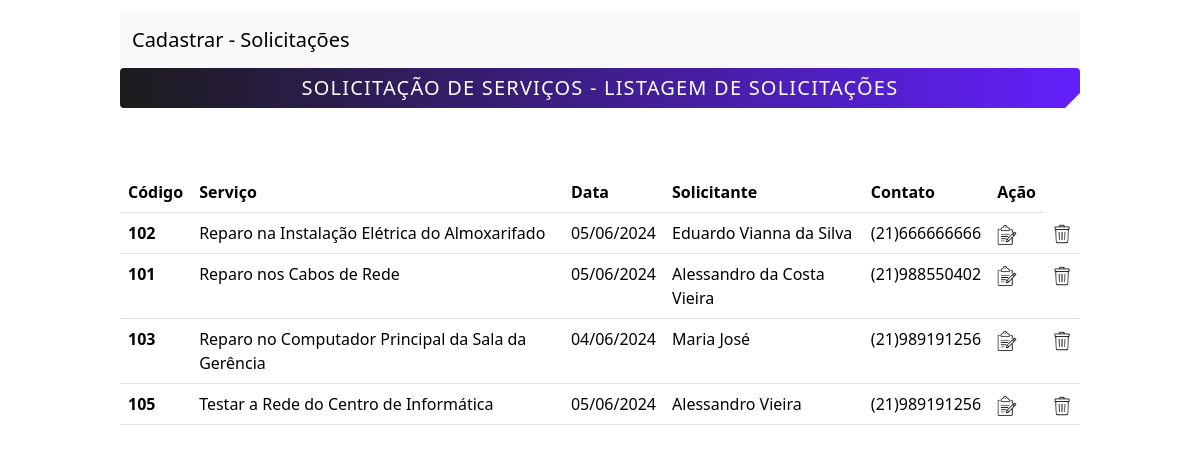
The page / on the database its author committed.
### servicos/models.py (models this page shows, shortened)
class Servico(models.Model):
    codigo = models.CharField(max_length=10)
    descricao = models.CharField(max_length=100)
    data = models.CharField(max_length=10)
    solicitante = models.CharField(max_length=50)
    contato = models.CharField(max_length=13)

### servicos/views.py (the view)
# urls.py: 2. Add a URL to urlpatterns:  path('', views.home, name='home')
def home(request):
    servicos = Servico.objects.all()
    return render(request, "index.html", {"servicos":servicos})

### servicos/templates/index.html (shortened to what this page needs)
{% load static %}
<!DOCTYPE html>
<html lang="pt-br">
<head>
    <link href="https://cdn.jsdelivr.net/npm/bootstrap@5.3.3/dist/css/bootstrap.min.css" rel="stylesheet">
</head>
<body style="width: 80%;margin-left: 10%;margin-top: 1%;">
    <nav  class="navbar navbar-expand-lg bg-body-tertiary">
        <div class="container-fluid">
          <a class="navbar-brand" href="cadastro.html">Cadastrar - Solicitações</a>
        </div>
      </nav>
    <figure class="text-center">
        <blockquote class="blockquote">
          <p>Solicitação de Serviços - Listagem de Solicitações</p>
        </blockquote>
      </figure>
      <br><br>
    <table class="table">
        <thead>
          <tr>
            <th scope="col">Código</th>
            <th scope="col">Serviço</th>
            <th scope="col">Data</th>
            <th scope="col">Solicitante</th>
            <th scope="col">Contato</th>
            <th style="text-align: center;" colspan scope="col">Ação</th>
          </tr>
        </thead>
        <tbody>
            {% for servico in servicos %}
                <tr>
                    <th scope="row">{{servico.codigo}}</th>
                    <td>{{servico.descricao}}</td>
                    <td>{{servico.data}}</td>
                    <td>{{servico.solicitante}}</td>
                    <td>{{servico.contato}}</td>
                    <td><a href = "{% url 'editar' servico.id %}"><img style="width: 20px;height: 20px;" src="{% static 'img/editar.png' %}"></a></td>
                    <td><a href = "{% url 'apagar' servico.id %}"><img style="width: 20px;height: 20px;" src="{% static 'img/apagar.png' %}"></a></td>
                </tr>
            {% endfor %}
        </tbody>
      </table>
</body>
</html>
<link rel="stylesheet" type="text/css" href="{% static 'css/style.css' %}">

### servicos/static/css/style.css (style rules this page uses)
.blockquote { border-radius: .25rem; text-transform: uppercase; font-style: normal; font-weight: 400; padding-left: 25px; padding-right: 25px; color: #fff; -webkit-clip-path: polygon(0 0,0 0,100% 0,100% 0,100% calc(100% - 15px),calc(100% - 15px) 100%,15px 100%,0 100%); clip-path: polygon(0 0,0 0,100% 0,100% 0,100% calc(100% - 15px),calc(100% - 15px) 100%,15px 100%,0 100%); height: 40px; line-height: 14px; letter-spacing: 1.2px; transition: .2s .1s; background-image: linear-gradient(90deg,#1c1c1c,#6220fb); border: 0 solid; overflow: hidden; display: flex; justify-content: center; align-items: center; max-width: 1500px; }

### rows shown on the page
Servico: codigo "102", descricao "Reparo na Instalação Elétrica do Almoxarifado", data "05/06/2024", solicitante "Eduardo Vianna da Silva", contato "(21)666666666"
Servico: codigo "101", descricao "Reparo nos Cabos de Rede", data "05/06/2024", solicitante "Alessandro da Costa Vieira", contato "(21)988550402"
Servico: codigo "103", descricao "Reparo no Computador Principal da Sala da Gerência", data "04/06/2024", solicitante "Maria José", contato "(21)989191256"
Servico: codigo "105", descricao "Testar a Rede do Centro de Informática", data "05/06/2024", solicitante "Alessandro Vieira", contato "(21)989191256"
